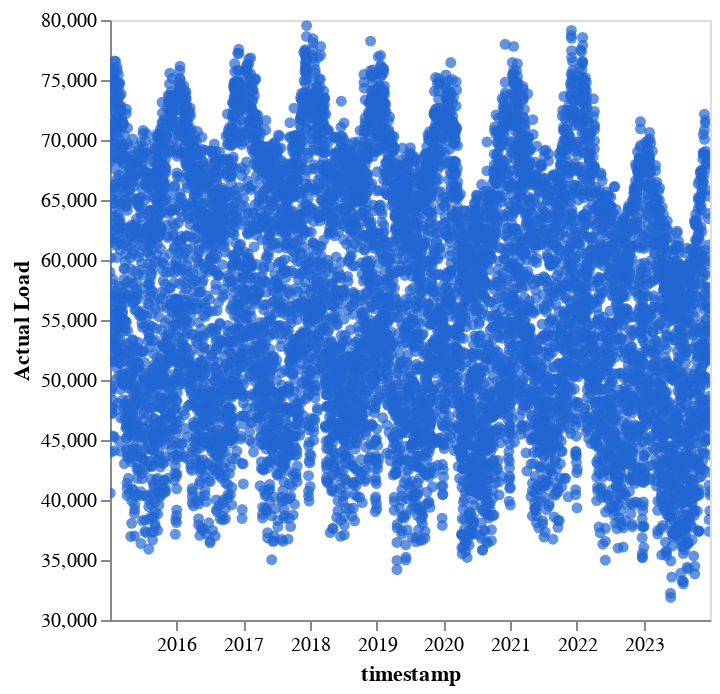

The notebook cell this image was saved under:
### Code cell
(lambda: DeepnoteChart(load_df_germany, """{"layer":[{"layer":[{"mark":{"clip":true,"type":"circle","color":"#2266D3","tooltip":true},"encoding":{"x":{"axis":{"grid":false},"sort":"ascending","type":"temporal","field":"timestamp","scale":{"type":"linear","zero":false}},"y":{"axis":{"grid":false},"sort":null,"type":"quantitative","field":"Actual Load","scale":{"type":"linear","zero":false},"format":{"type":"default","decimals":null},"formatType":"numberFormatFromNumberType"}}}]}],"title":"","config":{"legend":{}},"$schema":"https://vega.github.io/schema/vega-lite/v5.json","encoding":{},"usermeta":{"tooltipDefaultMode":true}}""") if 'DeepnoteChart' in globals() else _dntk.DeepnoteChart(load_df_germany, """{"layer":[{"layer":[{"mark":{"clip":true,"type":"circle","color":"#2266D3","tooltip":true},"encoding":{"x":{"axis":{"grid":false},"sort":"ascending","type":"temporal","field":"timestamp","scale":{"type":"linear","zero":false}},"y":{"axis":{"grid":false},"sort":null,"type":"quantitative","field":"Actual Load","scale":{"type":"linear","zero":false},"format":{"type":"default","decimals":null},"formatType":"numberFormatFromNumberType"}}}]}],"title":"","config":{"legend":{}},"$schema":"https://vega.github.io/schema/vega-lite/v5.json","encoding":{},"usermeta":{"tooltipDefaultMode":true}}"""))()

### Figure 1 — Vega-Lite specification as saved in the notebook (floating-point values rounded to 4 significant figures; data arrays with more than 128 entries replaced by an {"elided": "..."} marker saying what was removed)
{"layer": [{"layer": [{"mark": {"clip": true, "type": "circle", "color": "#2266D3", "tooltip": true}, "encoding": {"x": {"axis": {"grid": false}, "sort": "ascending", "type": "temporal", "field": "timestamp", "scale": {"type": "linear", "zero": false}}, "y": {"axis": {"grid": false}, "sort": null, "type": "quantitative", "field": "Actual Load", "scale": {"type": "linear", "zero": false}, "format": {"type": "default", "decimals": null}, "formatType": "numberFormatFromNumberType"}}}]}], "title": "", "config": {"legend": {}}, "$schema": "https://vega.github.io/schema/vega-lite/v5.json", "encoding": {}, "usermeta": {"tooltipDefaultMode": true}, "data": {"values": {"elided": "10000 records"}}}
